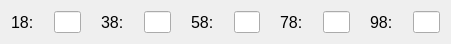
    <widget class="QWidget" name="layoutWidget_39">
     <property name="geometry">
      <rect>
       <x>10</x>
       <y>560</y>
       <width>451</width>
       <height>29</height>
      </rect>
     </property>
     <layout class="QHBoxLayout" name="MemoryRow18">
      <property name="spacing">
       <number>20</number>
      </property>
      <item>
       <layout class="QHBoxLayout" name="horizontalLayout_244">
        <item>
         <widget class="QLabel" name="label_316">
          <property name="font">
           <font>
            <pointsize>12</pointsize>
           </font>
          </property>
          <property name="text">
           <string>18:</string>
          </property>
         </widget>
        </item>
        <item>
         <widget class="QLineEdit" name="memLineEdit18">
          <property name="maxLength">
           <number>4</number>
          </property>
         </widget>
        </item>
       </layout>
      </item>
      <item>
       <layout class="QHBoxLayout" name="horizontalLayout_245">
        <item>
         <widget class="QLabel" name="label_317">
          <property name="font">
           <font>
            <pointsize>12</pointsize>
           </font>
          </property>
          <property name="text">
           <string>38:</string>
          </property>
         </widget>
        </item>
        <item>
         <widget class="QLineEdit" name="memLineEdit38">
          <property name="maxLength">
           <number>4</number>
          </property>
         </widget>
        </item>
       </layout>
      </item>
      <item>
       <layout class="QHBoxLayout" name="horizontalLayout_246">
        <item>
         <widget class="QLabel" name="label_318">
          <property name="font">
           <font>
            <pointsize>12</pointsize>
           </font>
          </property>
          <property name="text">
           <string>58:</string>
          </property>
         </widget>
        </item>
        <item>
         <widget class="QLineEdit" name="memLineEdit58">
          <property name="maxLength">
           <number>4</number>
          </property>
         </widget>
        </item>
       </layout>
      </item>
      <item>
       <layout class="QHBoxLayout" name="horizontalLayout_247">
        <item>
         <widget class="QLabel" name="label_319">
          <property name="font">
           <font>
            <pointsize>12</pointsize>
           </font>
          </property>
          <property name="text">
           <string>78:</string>
          </property>
         </widget>
        </item>
        <item>
         <widget class="QLineEdit" name="memLineEdit78">
          <property name="maxLength">
           <number>4</number>
          </property>
         </widget>
        </item>
       </layout>
      </item>
      <item>
       <layout class="QHBoxLayout" name="horizontalLayout_248">
        <item>
         <widget class="QLabel" name="label_320">
          <property name="font">
           <font>
            <pointsize>12</pointsize>
           </font>
          </property>
          <property name="text">
           <string>98:</string>
          </property>
         </widget>
        </item>
        <item>
         <widget class="QLineEdit" name="memLineEdit98">
          <property name="maxLength">
           <number>4</number>
          </property>
         </widget>
        </item>
       </layout>
      </item>
     </layout>
    </widget>
